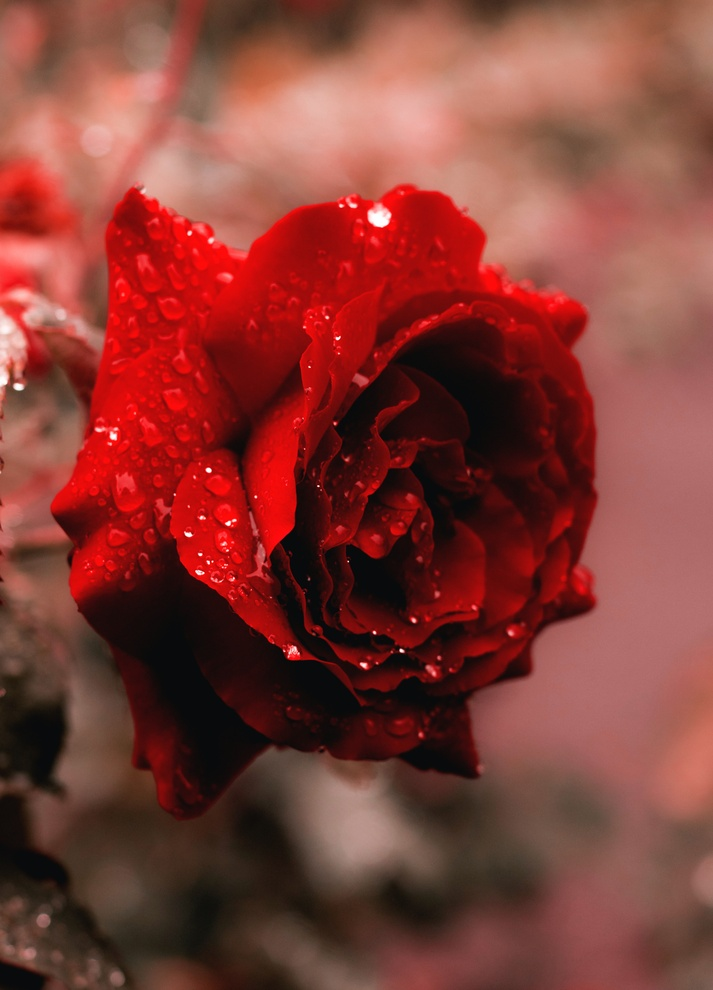
#> input picture rena_dsm/CO1/rose flower.jpg, 713 x 990 px, shrunk from 3784 x 5256 before the run
$ jupyter execute --allow-errors 'my programs.ipynb'
#> lines starting #> are read from the running program, lines starting #| are printed output that depends on the picture
[cell 1]
import numpy as np
from PIL import Image
from scipy import ndimage
from matplotlib import pyplot as plt
a=Image.open('rose flower.jpg')
#> a is the input picture: PIL image 713x990 RGB; mean R, G, B 130.6, 61.1, 53.6
b=np.array(a)
x=ndimage.rotate(b,180)
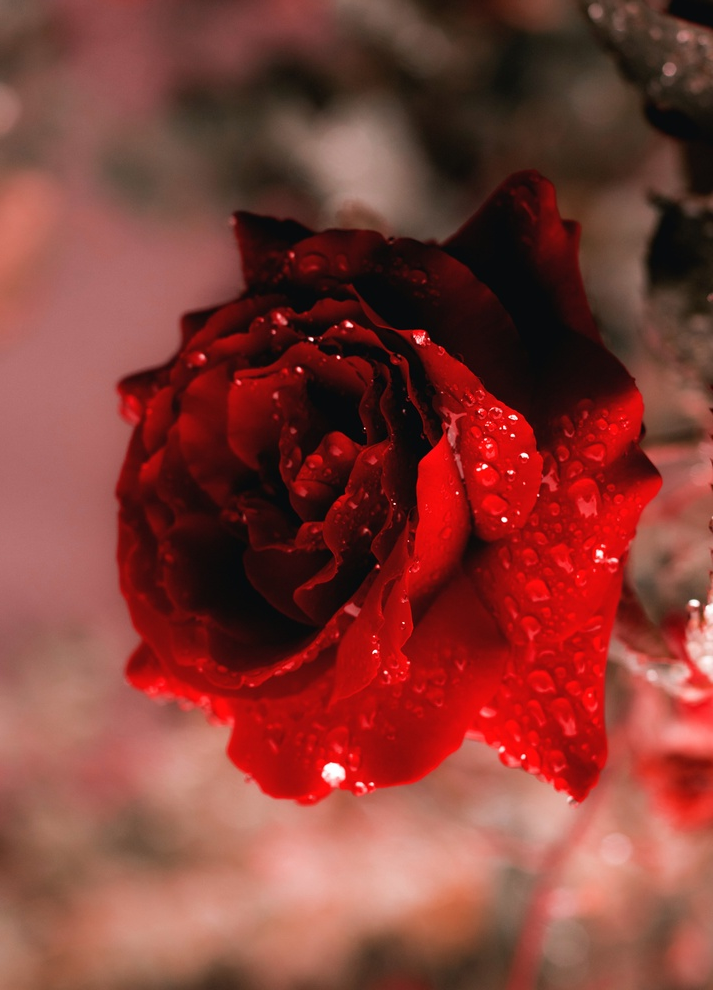
#> x: shape (990, 713, 3); mean R, G, B 130.6, 61.1, 53.6
d=Image.fromarray(x)
plt.imshow(a)
plt.imshow(d)
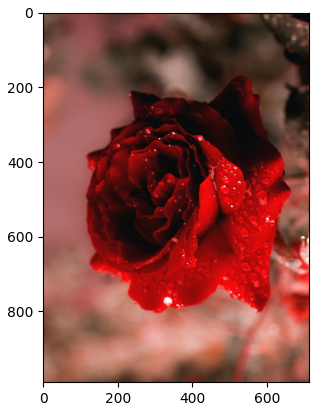
#> figure drawn by matplotlib, 1 panel

[cell 2]
import numpy as np
from PIL import Image
from scipy import ndimage
from matplotlib import pyplot as plt
a=Image.open('rose flower.jpg')
plt.imshow(a)

[cell 3]
e=ndimage.zoom(b,(.25,.25,1))
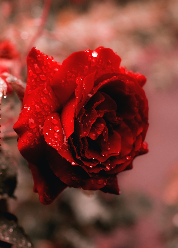
#> e: shape (248, 178, 3); mean R, G, B 130.6, 61.2, 53.7
y=Image.fromarray(e)
plt.imshow(y)
